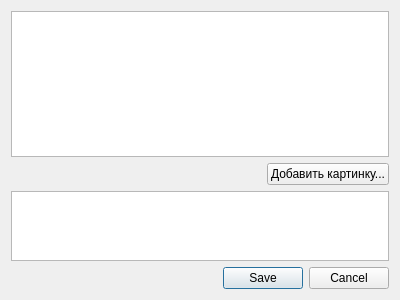
<?xml version="1.0" encoding="UTF-8"?>
<ui version="4.0">
 <class>ObjectEntryWindow</class>
 <widget class="QDialog" name="ObjectEntryWindow">
  <property name="geometry">
   <rect>
    <x>0</x>
    <y>0</y>
    <width>400</width>
    <height>300</height>
   </rect>
  </property>
  <property name="windowTitle">
   <string>Создание объекта</string>
  </property>
  <layout class="QVBoxLayout" name="verticalLayout_2">
   <item>
    <layout class="QVBoxLayout" name="verticalLayout" stretch="3,0,1">
     <item>
      <widget class="QListView" name="listView">
       <property name="flow">
        <enum>QListView::LeftToRight</enum>
       </property>
       <property name="isWrapping" stdset="0">
        <bool>true</bool>
       </property>
       <property name="resizeMode">
        <enum>QListView::Adjust</enum>
       </property>
       <property name="layoutMode">
        <enum>QListView::Batched</enum>
       </property>
       <property name="viewMode">
        <enum>QListView::IconMode</enum>
       </property>
       <property name="batchSize">
        <number>2</number>
       </property>
      </widget>
     </item>
     <item>
      <layout class="QHBoxLayout" name="horizontalLayout">
       <item>
        <spacer name="horizontalSpacer">
         <property name="orientation">
          <enum>Qt::Horizontal</enum>
         </property>
         <property name="sizeHint" stdset="0">
          <size>
           <width>40</width>
           <height>20</height>
          </size>
         </property>
        </spacer>
       </item>
       <item>
        <widget class="QPushButton" name="addPictureBtn">
         <property name="text">
          <string>Добавить картинку...</string>
         </property>
        </widget>
       </item>
      </layout>
     </item>
     <item>
      <widget class="QPlainTextEdit" name="plainTextEdit"/>
     </item>
    </layout>
   </item>
   <item>
    <widget class="QDialogButtonBox" name="buttonBox">
     <property name="standardButtons">
      <set>QDialogButtonBox::Cancel|QDialogButtonBox::Save</set>
     </property>
     <property name="centerButtons">
      <bool>false</bool>
     </property>
    </widget>
   </item>
  </layout>
 </widget>
 <resources/>
 <connections/>
</ui>
